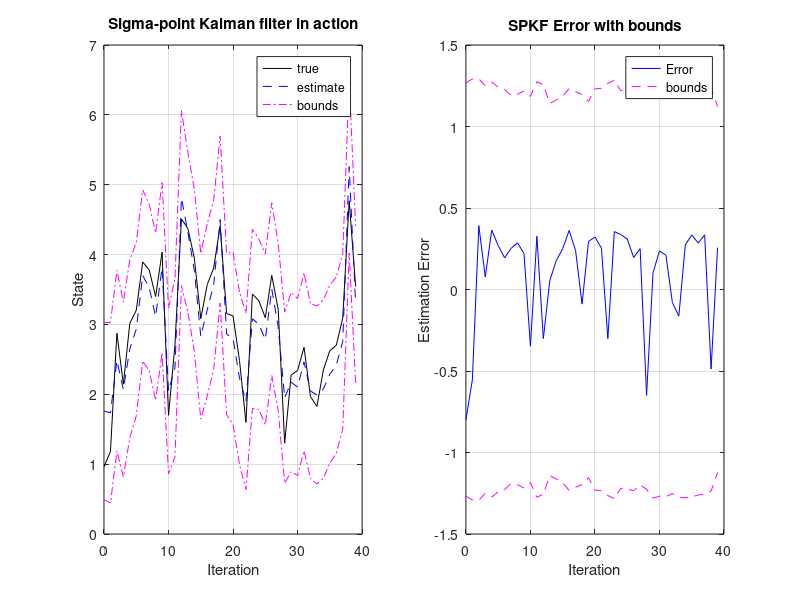

Reproduce this figure in MATLAB.
% Initialize simulation variables
SigmaW = 1; % Process noise covariance
SigmaV = 2; % Sensor noise covariance
maxIter = 40;

% Seed the random number generator: Octave's "randn" function produces pseudo 
% random numbers having a Gaussian distribution. To get the same random numbers
% every time you run the code, you can "seed" the pseudo random number generator 
% with a deterministic value. This allows us to get reproducible results that 
% still contain apparent randomness.
randn("seed",1);

% Define size of variables in model
Nx = 1;     % state  = 1x1 scalar
Nxa = 3;    % augmented state has also w(k) and v(k) contributions
Nz = 1;     % output = 1x1 scalar

% Some constants for the SPKF algorithm. Use standard values for
% cases with Gaussian noises.  (These are the weighting matrices
% comprising the values of alpha(c) and alpha(m) organized in a way to
% make later computation efficient).
h = sqrt(3);
Wmx(1) = (h*h-Nxa)/(h*h); Wmx(2) = 1/(2*h*h); Wcx=Wmx;
repWmxz = repmat([Wmx(1) repmat(Wmx(2),[1 2*Nxa])],1); 

xtrue = 2 + randn(1);  % Initialize true system initial state
xhat = 2;           % Initialize Kalman filter initial estimate
SigmaX = 1;	           % Initialize Kalman filter covariance

% Reserve storage for variables we might want to plot/evaluate
xstore = zeros(length(xtrue),maxIter+1); xstore(:,1) = xtrue;
zstore = zeros(1,maxIter);

% Reserve storage for variables we might want to plot/evaluate
xhatstore = zeros(length(xhat),maxIter);
SigmaXstore = zeros(length(xhat)^2,maxIter);
for k = 1:maxIter
  % SPKF Step 1: State estimate time update
  % 1a: Calculate augmented state estimate, including ...
  xhata = [xhat; 0; 0]; % process and sensor noise mean
  % 1b: Get desired Cholesky factor
  Pxa = blkdiag(SigmaX,SigmaW,SigmaV);
  sPxa = chol(Pxa,'lower');   
  % 1c: Calculate sigma points (strange indexing of xhat to avoid
  % "repmat" call, which is very inefficient in Matlab)
  X = xhata(:,ones([1 2*Nxa+1])) + h*[zeros([Nxa 1]), sPxa, -sPxa];
  % 1d: Calculate state equation for every element
  % Hard-code equation here for efficiency
  Xx = sqrt(5+X(1,:)) + X(2,:);
  xhat = Xx*repWmxz';

  % SPKF Step 2: Covariance of prediction
  Xs = (Xx(:,2:end) - xhat(:,ones([1 2*Nxa])))*sqrt(Wcx(2));
  Xs1 = Xx(:,1) - xhat;
  SigmaX = (Xs*Xs') + Wcx(1)*(Xs1*Xs1');

  % [Implied operation of system in background, with
  w = chol(SigmaW)'*randn(1);
  v = chol(SigmaV)'*randn(1);
  zmeas = xtrue^3 + v;  % present z is based on present x and v
  xtrue = sqrt(5+xtrue) + w;  % future x is based on present x and w
  xstore(:,k+1) = xtrue;

  % SPKF Step 3: Create output estimate
  % Hard-code equation here for efficiency
  Z = Xx.^3 + X(3,:);
  zhat = Z*repWmxz';

  % SPKF Step 4: Estimator gain matrix
  Zs = (Z(:,2:end) - zhat*ones([1 2*Nxa])) * sqrt(Wcx(2));
  Zs1 = Z(:,1) - zhat;
  SigmaXZ = (Xs*Zs') + Wcx(1)*(Xs1*Zs1');
  SigmaZ  = (Zs*Zs') + Wcx(1)*(Zs1*Zs1');
  Lx = SigmaXZ/SigmaZ;

  % SPKF Step 5: Measurement state update
  xhat = xhat + Lx*(zmeas-zhat); % update estimate if not too rare

  % SPKF Step 6: Measurement covariance update
  SigmaX = SigmaX - Lx*SigmaZ*Lx'; 

  % [Store information for evaluation/plotting purposes]
  xhatstore(:,k) = xhat;
  SigmaXstore(:,k) = SigmaX(:);
end

subplot(1,2,1);
plot(0:maxIter-1,xstore(1:maxIter),'k-',0:maxIter-1,xhatstore,'b--', ...
  0:maxIter-1,xhatstore+3*sqrt(SigmaXstore),'m-.',...
  0:maxIter-1,xhatstore-3*sqrt(SigmaXstore),'m-.'); grid;
legend('true','estimate','bounds');
title('Sigma-point Kalman filter in action');
xlabel('Iteration'); ylabel('State');

subplot(1,2,2)
estErr = xstore(1:maxIter)-xhatstore; 
bounds = 3*sqrt(SigmaXstore);
plot(0:maxIter-1,estErr,'b-',0:maxIter-1, bounds,'m--',0:maxIter-1,-bounds,'m--');
grid; legend('Error','bounds','Location','best');
title('SPKF Error with bounds');
xlabel('Iteration'); ylabel('Estimation Error');

% Compute rms error
sqrt(mean(estErr.^2))

% Compute fraction of estimates outside of 3-sigma bounds
length(find(abs(estErr)>bounds))/maxIter

% Compute maximum absolute value of estimated error
max(abs(estErr))